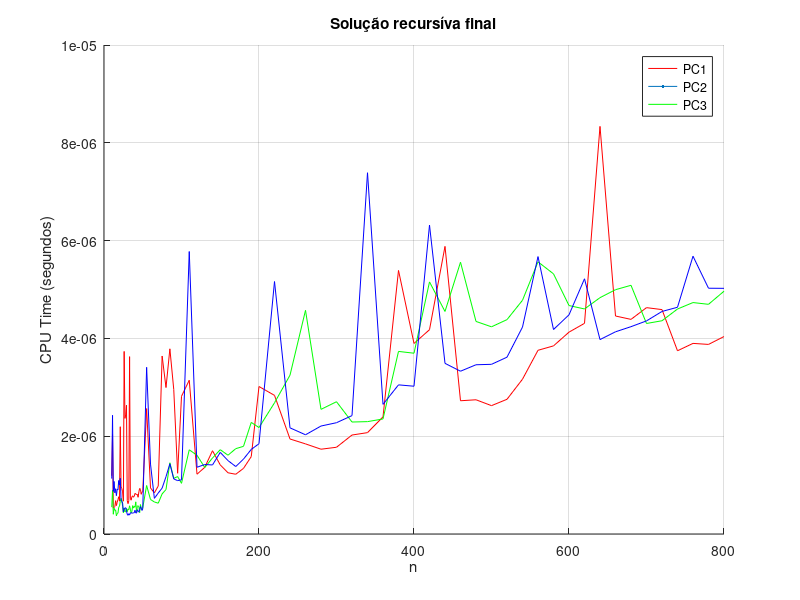

Reproduce this figure in MATLAB.
clear all;
nVector = [10:1:50 55:5:100 110:10:200 220:20:800];
PC1 = [1.192e-06
                2.034e-06
                5.310e-07
                5.410e-07
                5.610e-07
                6.820e-07
                5.810e-07
                6.510e-07
                7.020e-07
                7.620e-07
                6.710e-07
                2.194e-06
                9.620e-07
                9.310e-07
                8.620e-07
                6.710e-07
                3.734e-06
                2.364e-06
                2.435e-06
                2.635e-06
                6.810e-07
                6.210e-07
                6.810e-07
                3.627e-06
                7.320e-07
                6.910e-07
                7.610e-07
                7.810e-07
                7.520e-07
                7.710e-07
                8.310e-07
                8.210e-07
                8.010e-07
                8.120e-07
                7.510e-07
                8.620e-07
                9.320e-07
                9.120e-07
                8.120e-07
                8.610e-07
                8.620e-07
                2.565e-06
                9.420e-07
                8.410e-07
                9.820e-07
                3.640e-06
                2.995e-06
                3.787e-06
                2.955e-06
                1.242e-06
                2.816e-06
                3.145e-06
                1.223e-06
                1.363e-06
                1.703e-06
                1.413e-06
                1.252e-06
                1.222e-06
                1.342e-06
                1.583e-06
                3.016e-06
                2.835e-06
                1.943e-06
                1.843e-06
                1.734e-06
                1.774e-06
                2.024e-06
                2.073e-06
                2.395e-06
                5.390e-06
                3.897e-06
                4.178e-06
                5.882e-06
                2.725e-06
                2.745e-06
                2.625e-06
                2.755e-06
                3.166e-06
                3.757e-06
                3.847e-06
                4.128e-06
                4.308e-06
                8.336e-06
                4.458e-06
                4.389e-06
                4.629e-06
                4.589e-06
                3.747e-06
                3.898e-06
                3.877e-06
                4.038e-06]';

PC2 = [5.490e-07
                8.920e-07
                4.040e-07
                5.270e-07
                4.830e-07
                4.920e-07
                3.720e-07
                4.190e-07
                4.260e-07
                5.480e-07
                5.660e-07
                6.690e-07
                7.290e-07
                6.950e-07
                5.630e-07
                4.330e-07
                5.260e-07
                4.490e-07
                4.620e-07
                5.230e-07
                4.560e-07
                5.130e-07
                4.960e-07
                5.770e-07
                5.080e-07
                4.290e-07
                4.640e-07
                5.810e-07
                5.300e-07
                5.680e-07
                5.480e-07
                6.580e-07
                4.460e-07
                5.680e-07
                5.780e-07
                5.580e-07
                4.360e-07
                6.030e-07
                5.340e-07
                5.140e-07
                5.370e-07
                9.920e-07
                7.060e-07
                6.550e-07
                6.300e-07
                8.210e-07
                9.090e-07
                1.457e-06
                1.138e-06
                1.175e-06
                1.036e-06
                1.722e-06
                1.610e-06
                1.361e-06
                1.554e-06
                1.724e-06
                1.611e-06
                1.745e-06
                1.793e-06
                2.282e-06
                2.177e-06
                2.683e-06
                3.248e-06
                4.574e-06
                2.549e-06
                2.705e-06
                2.290e-06
                2.298e-06
                2.353e-06
                3.734e-06
                3.697e-06
                5.155e-06
                4.551e-06
                5.558e-06
                4.347e-06
                4.237e-06
                4.384e-06
                4.780e-06
                5.566e-06
                5.320e-06
                4.672e-06
                4.602e-06
                4.833e-06
                4.996e-06
                5.086e-06
                4.305e-06
                4.361e-06
                4.601e-06
                4.733e-06
                4.697e-06
                4.965e-06]';

PC3 = [1.133e-06
                2.428e-06
                8.700e-07
                1.075e-06
                8.410e-07
                9.260e-07
                7.840e-07
                9.160e-07
                9.040e-07
                1.095e-06
                1.002e-06
                1.141e-06
                6.970e-07
                6.630e-07
                6.330e-07
                4.500e-07
                5.270e-07
                5.240e-07
                5.390e-07
                4.690e-07
                4.050e-07
                3.820e-07
                4.150e-07
                3.870e-07
                4.310e-07
                4.360e-07
                4.240e-07
                4.330e-07
                4.320e-07
                4.330e-07
                4.860e-07
                4.310e-07
                4.280e-07
                4.970e-07
                4.620e-07
                4.480e-07
                4.980e-07
                5.600e-07
                5.270e-07
                4.820e-07
                5.140e-07
                3.409e-06
                1.430e-06
                7.290e-07
                8.380e-07
                9.390e-07
                1.172e-06
                1.436e-06
                1.126e-06
                1.092e-06
                1.108e-06
                5.777e-06
                1.365e-06
                1.421e-06
                1.412e-06
                1.669e-06
                1.501e-06
                1.380e-06
                1.532e-06
                1.730e-06
                1.846e-06
                5.163e-06
                2.171e-06
                2.029e-06
                2.208e-06
                2.276e-06
                2.421e-06
                7.388e-06
                2.651e-06
                3.050e-06
                3.022e-06
                6.317e-06
                3.490e-06
                3.329e-06
                3.461e-06
                3.470e-06
                3.616e-06
                4.232e-06
                5.673e-06
                4.182e-06
                4.482e-06
                5.219e-06
                3.976e-06
                4.135e-06
                4.240e-06
                4.358e-06
                4.551e-06
                4.637e-06
                5.681e-06
                5.026e-06
                5.024e-06]';

figure(1);
hold on;

plot(nVector, PC1, "r", LineWidth=2);
plot(nVector, PC2, "g", LineWidth=2);
plot(nVector, PC3, "b", LineWidth=2);

title("Solução recursíva final");
legend("PC1", "PC2", "PC3");
axis([0 800 0 10e-06]);
xlabel("n");
ylabel("CPU Time (segundos)");
grid on;
hold off;